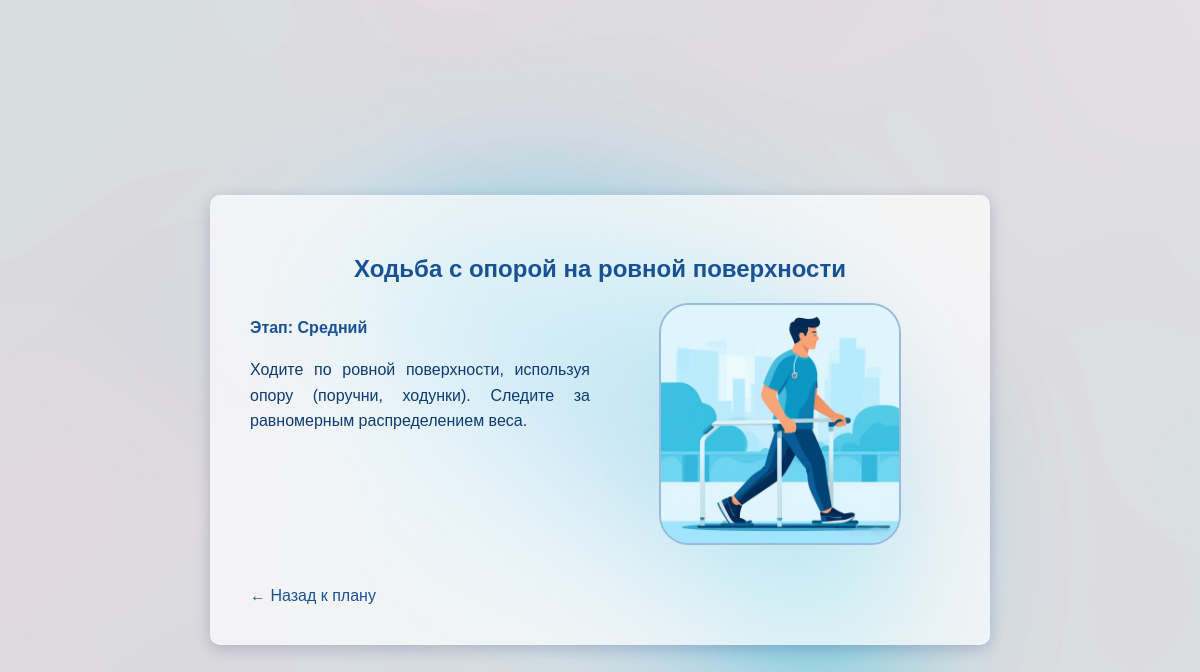
/exercise/5/, run on the app's committed database.
### patients/models.py (models this page shows, shortened)
class Exercise(models.Model):
    name = models.CharField(max_length=200, verbose_name='Название')
    description = models.TextField(verbose_name='Описание')
    video_url = models.URLField(blank=True, null=True, verbose_name='Ссылка на видео')
    image = models.ImageField(upload_to='exercises/', blank=True, null=True, verbose_name='Фото упражнения')
    rehab_stage = models.CharField(
        max_length=50,
        choices=[
            ('early', 'Ранний'),
            ('mid', 'Средний'),
            ('late', 'Поздний'),
        ],
        default='early',
        verbose_name='Этап реабилитации'
    )

### patients/views.py (the view)
# urls.py: path('exercise/<int:exercise_id>/', views.exercise_detail, name='exercise_detail'),
def exercise_detail(request, exercise_id):
    exercise = get_object_or_404(Exercise, id=exercise_id)
    return render(request, 'patients/exercise_detail.html', {'exercise': exercise})

### patients/templates/patients/exercise_detail.html (shortened to what this page needs)
{% load static %}
<!DOCTYPE html>
<html lang="ru">
<head>
</head>
<body>
    <div class="container">
        <h2>{{ exercise.name }}</h2>
        <div style="display: flex; gap: 20px; align-items: flex-start; flex-wrap: wrap;">
            <div style="flex: 1; min-width: 250px;">
                <p class="stage">Этап: {{ exercise.get_rehab_stage_display }}</p>
                <div class="description">
                    {{ exercise.description|linebreaks }}
                </div>
            </div>
            {% if exercise.image %}
                <div style="flex: 1; min-width: 250px; text-align: center;">
                    <img src="{{ exercise.image.url }}" alt="{{ exercise.name }}"
                        style="width: 70%; max-width: 300px;  border-color: #99b9dd; border-width: 2px; border-radius: 30px; object-fit: cover; border-style:solid;">
                </div>
            {% endif %}
        </div>
        <br>
        <a href="{% url 'plan' %}" class="back">← Назад к плану</a>
    </div>
</body>
</html>

### data on the page
Exercise: name "Ходьба с опорой на ровной поверхности", rehab_stage "Средний", description "Ходите по ровной поверхности, используя опору (поручни, ходунки). Следите за равномерным распределением веса.", image (picture)
